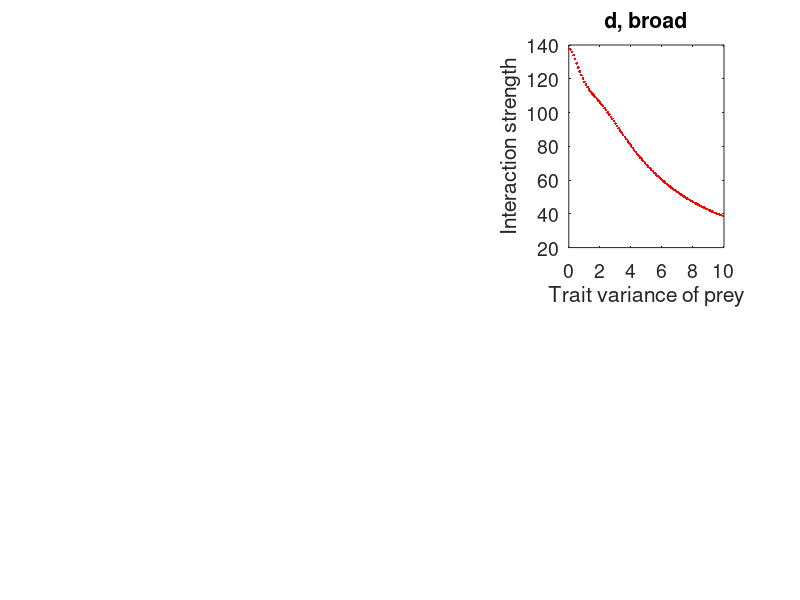

The MATLAB script that drew this image:
mu = 0;
for s = 0.01:0.1:10;
x1 = -5:1e-2:5;  
y1 = normpdf(x1, mu, s);
%Check Box-Muller transform to produce standard normal distributions

%subplot(2,2,1)
%hold on
%plot(x1,y1)
%s = 1;
z = 5;
K = 1;
N0 = 0;
N1 = 0;
nw = 20;
%norm loop
for i = 1:length(x1);
    if abs(x1(1,i)) <= nw;
    IS(i,1) = z - x1(1,i);%exp 
    N0 = N1;
    sign = x1(1,i) - mu;%Jorge
    if sign == 0; 
       sign = 1;
    end
    if K == 0;
       N1 = N0 + exp(-(x1(1,i) - mu)^2);
    elseif K > 0;
       if sign > 0;
          N1 = N0 + exp(-(x1(1,i) - mu)^2) + 2*K*([1-exp(-(x1(1,i) - mu)^2)] + 1);
       elseif sign < 0;
          N1 = N0 + exp(-(x1(1,i) - mu)^2) + 2*K*(-[1-exp(-(x1(1,i) - mu)^2)] + 1);
       end
    elseif K < 0;
        if sign > 0;
           N1 = N0 + exp(-(x1(1,i) - mu)^2) + 2*K*([1-exp(-(x1(1,i) - mu)^2)] - 1);
        elseif sign < 0;
           N1 = N0 + exp(-(x1(1,i) - mu)^2) + 2*K* (-[1-exp(-(x1(1,i) - mu)^2)] - 1);
        end       
    end
    end%if niche width
end

N = N1/length(x1);

S0 = 0;
S1 = 0;

for i = 1:length(x1);
    if abs(x1(1,i)) <= nw;
    S0 = S1;
    sign = x1(1,i) - mu;
    if sign == 0;
       sign = 1;
    end
    if K == 0;
       ISmis(i,1)= (exp(-(x1(1,i) - mu)^2))/N;
    elseif K > 0;
       if sign > 0;
          ISmis(i,1)= (exp(-(x1(1,i) - mu)^2) + 2*K*([1-exp(-(x1(1,i) - mu)^2)] + 1))/N;
       elseif sign < 0;
          ISmis(i,1)= (exp(-(x1(1,i) - mu)^2) + 2*K*(-[1-exp(-(x1(1,i) - mu)^2)] + 1))/N;
       end
    elseif K < 0;
        if sign > 0;
        ISmis(i,1)= (exp(-(x1(1,i) - mu)^2) + 2*K*([1-exp(-(x1(1,i) - mu)^2)] - 1))/N;
        elseif sign < 0;
        ISmis(i,1)= (exp(-(x1(1,i) - mu)^2) + 2*K* (-[1-exp(-(x1(1,i) - mu)^2)] - 1))/N;
        end       
    end
    
    S1 = (S0 + ISmis(i,1)*y1(1,i));%/350;
    end
    %If abs(x1) < niche width == S1%symmetric prey dist
end

%ISmis1 = ISmis - min(ISmis);
%ISeq(1:length(ISmis)) = mean(ISmis1);%abs e
%ISeq(1:length(ISmis)) = mean(ISmis);%exp


%subplot(2,2,2)
%hold on
%plot(IS(:,1),IScom(:,1),'g')
%hold on
%plot(IS(:,1),ISmat(:,1),'k')
%hold on
%plot(IS(:,1),ISmis1(:,1),'r')%e
hold on
subplot(2,3,3)
plot(s,S1,'r')
end

title('d, broad','fontsize',14)
xlabel('Trait variance of prey','fontsize',14)
ylabel('Interaction strength','fontsize',14)
set(gca,'fontsize',14);



